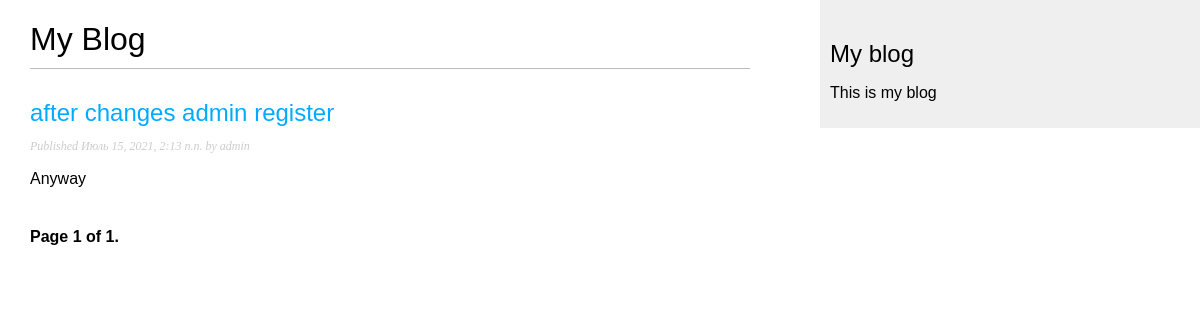
Page /blog/ on the earlier database version.
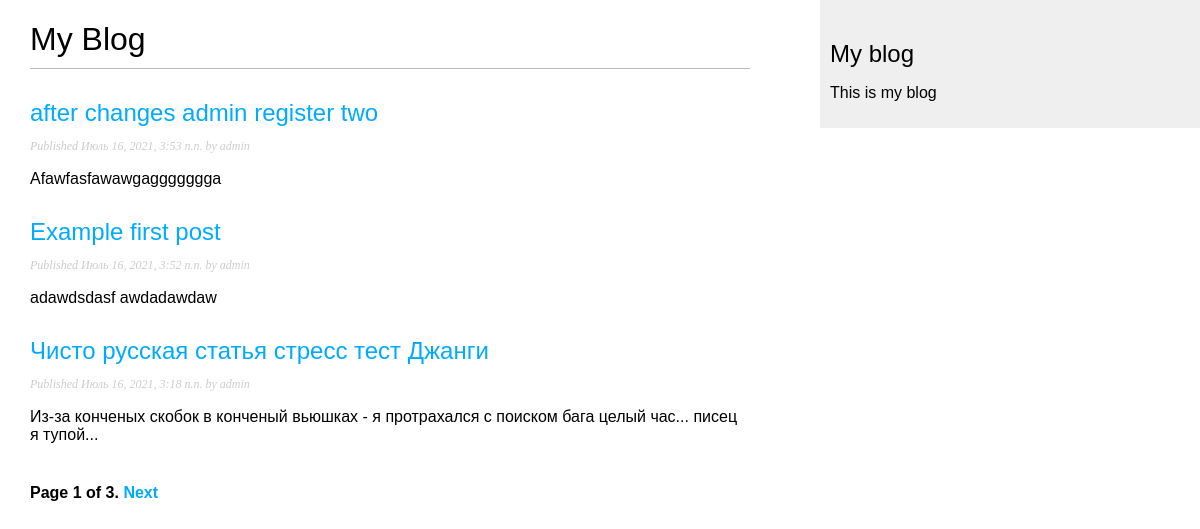
Same page on the later database version.
### blog/models.py (models this page shows, shortened)
class Post(models.Model):
	STATUS_CHOICES = {
		('draft', 'Draft'),
		('published', 'Published'),
	}
	title = models.CharField(max_length=250) #заголовок статьи (VARCHAR тип)
	slug = models.SlugField(max_length=250, unique_for_date='publish') # поле для формирования семантических URLов статей
	author = models.ForeignKey(User, on_delete=models.CASCADE, related_name='blog_post') # собсна автор, отношение "Один ко многим" автор может иметь много статей
	body = models.TextField() # содержание статьи
	publish = models.DateTimeField(default=timezone.now) # сохраняет дату публикации статьи
	created = models.DateTimeField(auto_now_add=True) # собсна указывает на дату создания статьи (auto_now_add=True - сохраняет автоматически при сохранении объекта)
	update  = models.DateTimeField(auto_now=True) # дата и время редактирования статьи (auto_now=True - сохраняет автоматически при сохранении объекта)
	status = models.CharField(max_length=10, choices=STATUS_CHOICES, default='draft') # статус статьи. Choices - для выбора статуса.
	objects = models.Manager() # описание менеджера
	published = PublishedManager() # добавление нового менеджера в модель
	class Meta:
		ordering = ('-publish',) # метаданные для порядка сортировки (по убыванию) (разумеется по убыванию даты публикации)
	def get_absolute_url(self):
		return reverse('blog:post_detail',
						args=[self.publish.year,
								self.publish.month,
								self.publish.day,
								self.slug])

### blog/views.py (the view)
# urls.py: path('', views.PostListView.as_view(), name='post_list'), # не принимает аргументов - только сопоставляется с обработчиком post_list
class PostListView(ListView):
    queryset = Post.published.all()
    context_object_name = 'posts'
    paginate_by = 3
    template_name = 'blog/post/list.html'

### blog/templates/blog/post/list.html (shortened to what this page needs)
{% extends "blog/base.html" %}
{% block content %}
  <h1>My Blog</h1>
  {% for post in posts %}
    <h2>
      <a href="{{ post.get_absolute_url }}">
        {{ post.title }}
      </a>
    </h2>
    <p class="date">
      Published {{ post.publish }} by {{ post.author }}
    </p>
    {{ post.body|truncatewords:30|linebreaks }}
  {% endfor %}
  {% include "pagination.html" with page=page_obj %}
{% endblock %}

### blog/templates/blog/base.html (shortened to what this page needs)
{% load static %}
<!DOCTYPE html>
<html lang="ru">
<head>
	<link href="{% static 'css/blog.css' %}" rel="stylesheet">
</head>
<body>
	<div id="content">
		{% block content %}
		{% endblock %}
	</div>
	<div id="sidebar">
		<h2>My blog</h2>
			<p>This is my blog</p>
	</div>
</body>
</html>

### blog/templates/pagination.html (shortened to what this page needs)
<div class="pagination">
	<span class="step-links">
		<span class="current">
			Page {{ page.number }} of {{ page.paginator.num_pages }}.
		</span>
		{% if page.has_next %}
			<a href="?page={{ page.next_page_number }}">Next</a>
		{% endif %}
	</span>
</div>

### blog/static/css/blog.css (style rules this page uses)
body { margin:0; padding:0; font-family:helvetica, sans-serif; }
a { color:#00abff; text-decoration:none; }
h1 { font-weight:normal; border-bottom:1px solid #bbb; padding:0 0 10px 0; }
h2 { font-weight:normal; margin:30px 0 0; }
#content { float:left; width:60%; padding:0 0 0 30px; }
#sidebar { float:right; width:30%; padding:10px; background:#efefef; height:100%; }
p.date { color:#ccc; font-family: georgia, serif; font-size: 12px; font-style: italic; }
.pagination { margin:40px 0; font-weight:bold; }

Differences in the rows shown:
no longer on this page (row unchanged): Post: title "after changes admin register", publish "Июль 15, 2021, 2:13 п.п.", author "admin", body "Anyway"
added Post: title "after changes admin register two", publish "Июль 16, 2021, 3:53 п.п.", author "admin", body "Afawfasfawawgaggggggga"
added Post: title "Example first post", publish "Июль 16, 2021, 3:52 п.п.", author "admin", body "adawdsdasf awdadawdaw"
added Post: title "Чисто русская статья стресс тест Джанги", publish "Июль 16, 2021, 3:18 п.п.", author "admin", body "Из-за конченых скобок в конченый вьюшках - я протрахался с поиском бага целый час... писец я тупой..."
Other differences:
{{ page.paginator.num_pages }}: "1" → "3"
text now shown: "Next"
